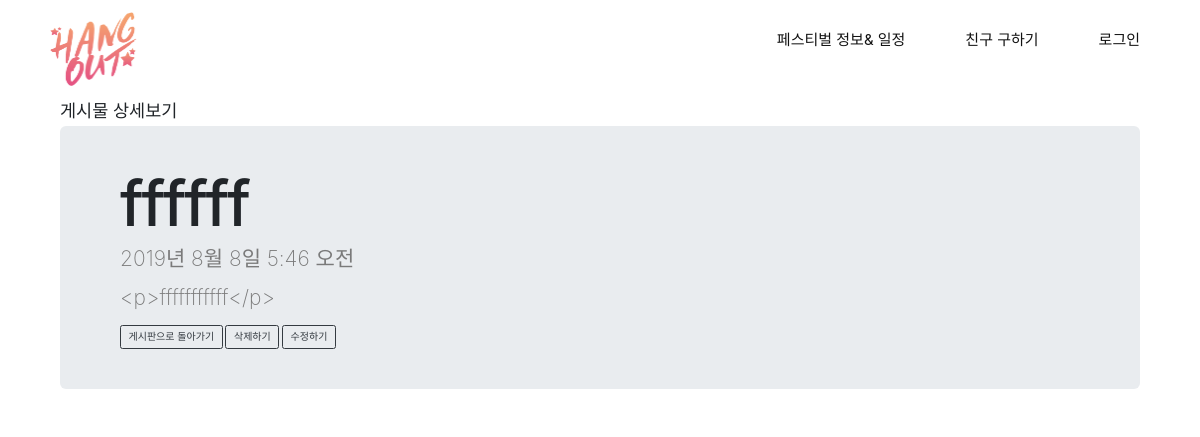
Page /blog/8/ on the committed database.
### blog/models.py (models this page shows, shortened)
class Blog(models.Model):
    title = models.CharField(max_length = 200)
    pub_date = models.DateTimeField('date published')
    body = models.TextField()

### blog/views.py (the view)
# urls.py: path('blog/<int:blog_id>/', blog.views.detail, name='detail'),
def detail(request, blog_id):
    details= get_object_or_404(Blog, pk=blog_id)
    return render(request, 'detail.html', {'details': details})

### blog/templates/detail.html (shortened to what this page needs)
{% extends 'base.html' %} {% block content %}
<body>
  <div class="container">
    <h3>게시물 상세보기</h3>
    <div class="container jumbotron">
      <h1>{{ details.title }}</h1>
      <p>{{ details.pub_date }}</p>
      <p>{{ details.body }}</p>
      <a href="{% url 'home' %}" class="btn btn-outline-dark"> 게시판으로 돌아가기</a>
      <a href="{% url 'delete' blog.id %}" class="btn btn-outline-dark"> 삭제하기 </a>
      <a href="{% url 'update' blog.id %}" class="btn btn-outline-dark"> 수정하기 </a>
    </div>
  </div>
</body>
{% endblock %}

### blog/static/css/hero-slider.css (style rules this page uses)
*, *::after, *::before { -webkit-box-sizing: border-box; -moz-box-sizing: border-box; box-sizing: border-box; }
html { font-size: 62.5%; }
body { font-family: "Open Sans", sans-serif; color: #2c343b; background-color: #f2f2f2; }
a { color: #d44457; text-decoration: none; }

### blog/static/css/templatemo-style.css (style rules this page uses)
body { font-family: 'BBTreeGR', 'Raleway', 'sans-serif'; background-color: #fff; }
p { font-size: 13px; color: #7a7a7a; line-height: 24px; left: 0.25px; }

### rows in the picture
Blog: title "ffffff", pub_date "2019년 8월 8일 5:46 오전", body "<p>fffffffffff</p>"
